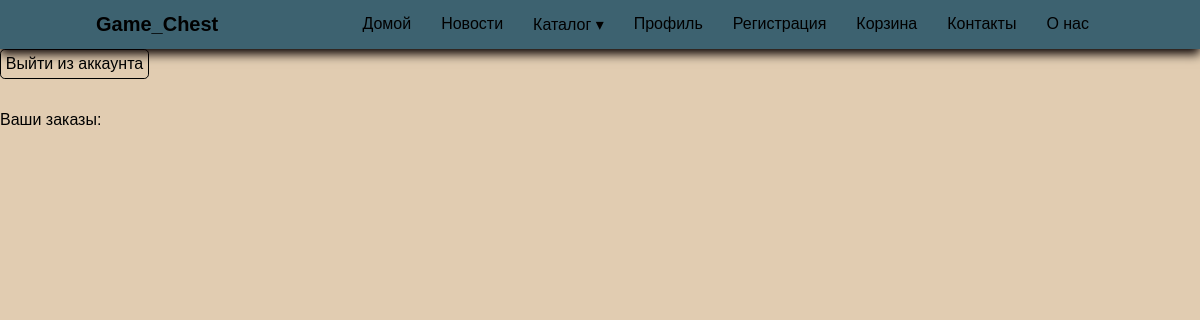
Before: /accounts/profile/ (signed in) with the older database file.
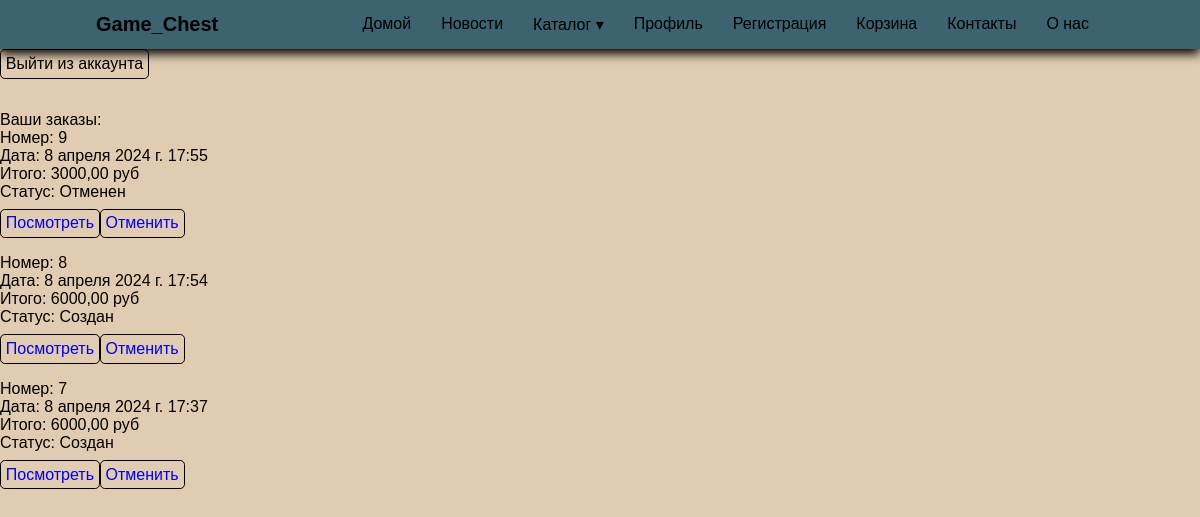
After: the same page with the newer database file.
### main/models.py (models this page shows, shortened)
class Order(models.Model):
    class Status(models.TextChoices):
        CREATED = 'CREATED', 'Создан'
        PAYED = 'PAYED', 'Оплачен'
        IN_PROGRESS = 'IN_PROGRESS', 'В обработке'
        DELIVERING = 'DELIVERING', 'Доставляется'
        DELIVERED = 'DELIVERED', 'Доставлен'
        CANCELED = 'CANCELED', 'Отменен'
    user = models.ForeignKey(
        User, on_delete=models.CASCADE, verbose_name='Пользователь'
    )
    products = models.ManyToManyField(
        Product, verbose_name='Товары',
        through=OrderProduct,
        through_fields=('order', 'product')
    )
    status = models.CharField(
        verbose_name='Статус',
        max_length=15, choices=Status.choices, default=Status.CREATED
    )
    created_at = models.DateTimeField(
        auto_now_add=True, verbose_name='Дата создания'
    )
    updated_at = models.DateTimeField(
        auto_now=True, verbose_name='Дата обновления'
    )
    @property
    def status_label(self):
        return dict(Order.Status.choices)[self.status]
    created_at = models.DateTimeField(
        auto_now_add=True, verbose_name='Дата создания'
    )
    updated_at = models.DateTimeField(
        auto_now=True, verbose_name='Дата обновления'
    )
    @property
    def total_price(self):
        return sum([
            order_product.price * order_product.quantity
            for order_product in OrderProduct.objects.filter(order=self)
        ])
    class Meta:
        verbose_name = 'Заказ'
        verbose_name_plural = 'Заказы'

class OrderProduct(models.Model):
    order = models.ForeignKey(
        'Order', on_delete=models.CASCADE, verbose_name='Заказ'
    )
    product = models.ForeignKey(
        Product, on_delete=models.CASCADE, verbose_name='Товар'
    )
    quantity = models.IntegerField(verbose_name='Количество')
    price = models.DecimalField(
        max_digits=12, decimal_places=2, verbose_name='Цена'
    )

### authentication/views.py (the view)
# urls.py: path('accounts/profile/', profile_view, name='profile'),
@login_required
def profile_view(request: HttpRequest):
    orders = Order.objects.filter(user=request.user).order_by('-created_at')
    return HttpResponse(render(request, 'profile.html', {'orders': orders}))

### authentication/templates/profile.html (shortened to what this page needs)
{% extends 'base.html' %} {% load static %} {% block head %}
<link rel="stylesheet" href="{% static 'styles/profile.css' %}" />
{% endblock %} {% block content %}
<form
  class="logout-form"
  action="/auth/logout/?next=/auth/login/"
  method="post"
>
  <button type="submit" class="button">Выйти из аккаунта</button>
</form>
<div class="orders-container">
  <p>Ваши заказы:</p>
  <ol class="order-list">
    {% for order in orders %}
    <li class="order-card">
      <p class="order-card__id">Номер: {{ order.id }}</p>
      <p class="order-card__date">Дата: {{ order.created_at }}</p>
      <p class="order-card__total-price">Итого: {{ order.total_price }} руб</p>
      <div class="order-card__status">Статус: {{ order.status_label }}</div>
      <div class="order-card__buttons">
        <a href="{% url 'get_order' order.id %}" class="button order-card__link"
          >Посмотреть</a
        >
        <a
          href="{% url 'cancel_order' order.id %}"
          class="button button_error order-card__link"
          >Отменить</a
        >
      </div>
    </li>
    {% endfor %}
  </ol>
</div>
{% endblock %}

Changed rows visible on the page:
added Order: id "9", created_at "8 апреля 2024 г. 17:55", total_price "3000,00", status_label "Отменен"
added Order: id "8", created_at "8 апреля 2024 г. 17:54", total_price "6000,00", status_label "Создан"
added Order: id "7", created_at "8 апреля 2024 г. 17:37", total_price "6000,00", status_label "Создан"
